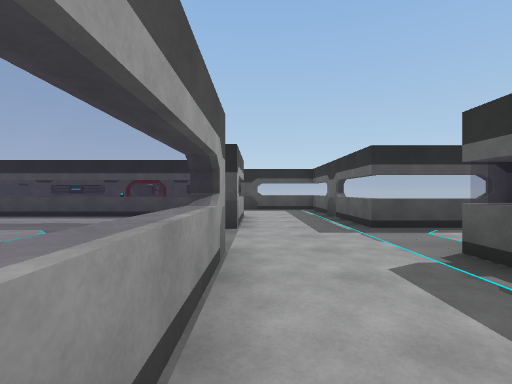
view 1 (above)

14 first-person views from a walk through a scene from a Unity 3-D project. The camera is 1.3 m above the floor, looks level and sees 85° across. The floor is counted in squares, 2 m on a side. Each view is taken from the middle of a square. On the plan, view 1 faces up. The plan holds only what a view shows up to about 9 squares ahead; the rest is blank. The place goes on beyond the plan. The player is left out. Some animated figures are left out. Some surface patterns are stand-ins.

view 2
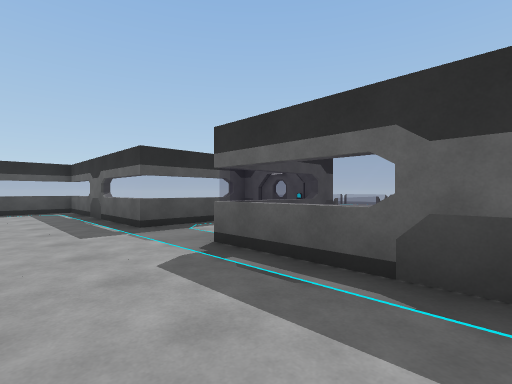

view 3
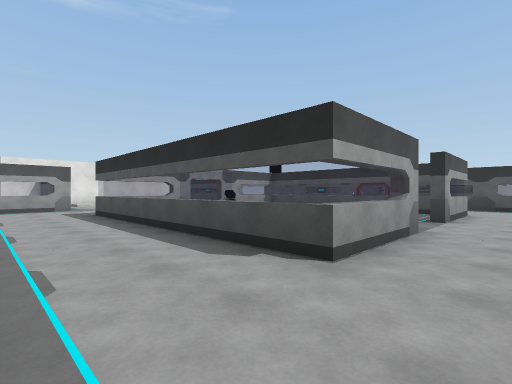

view 4
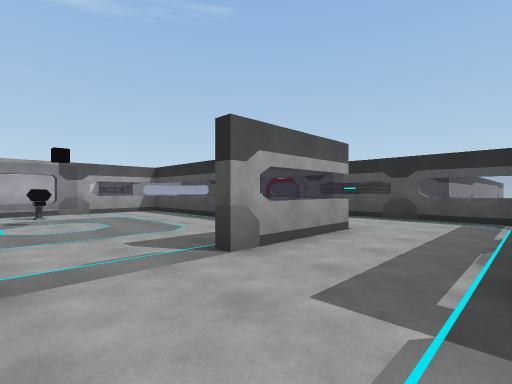

view 5
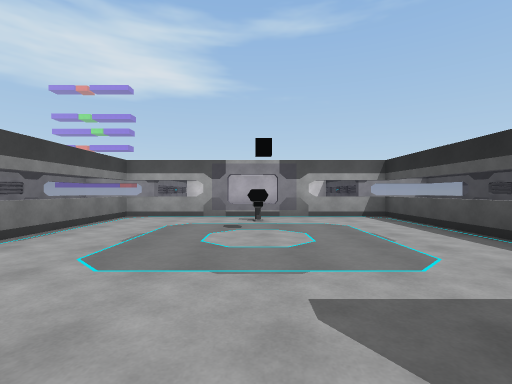

view 6
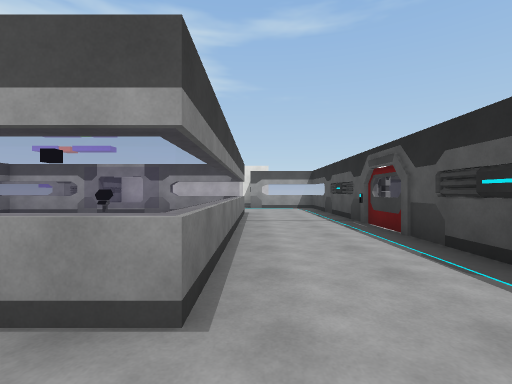

view 7
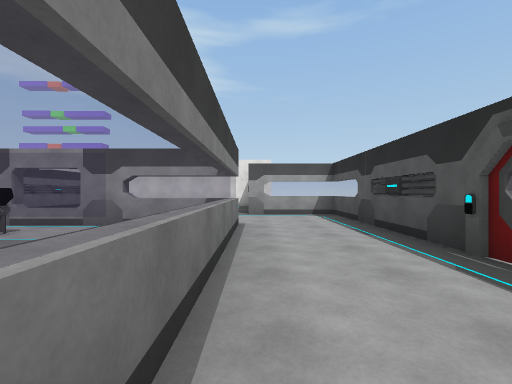

view 8
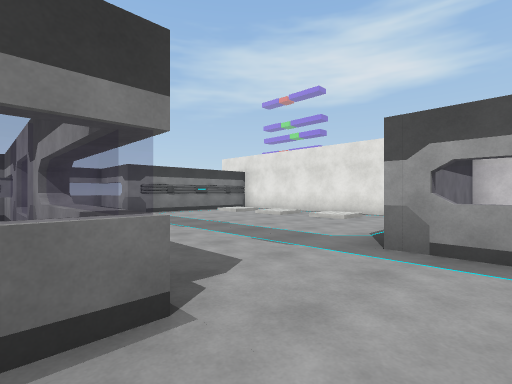

view 9
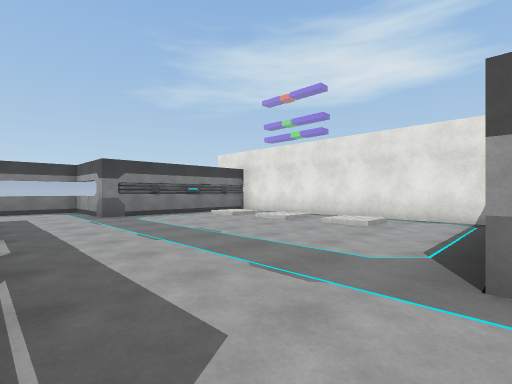

view 10
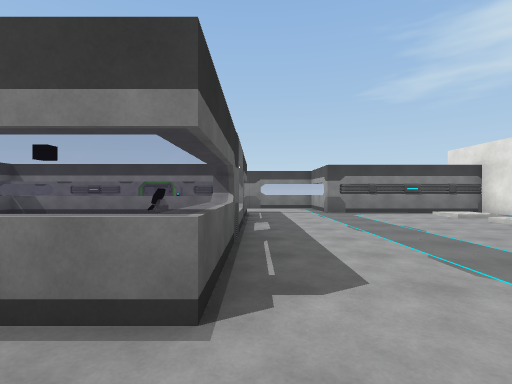

view 11
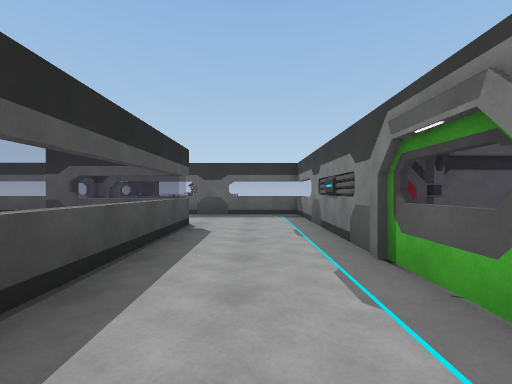

view 12
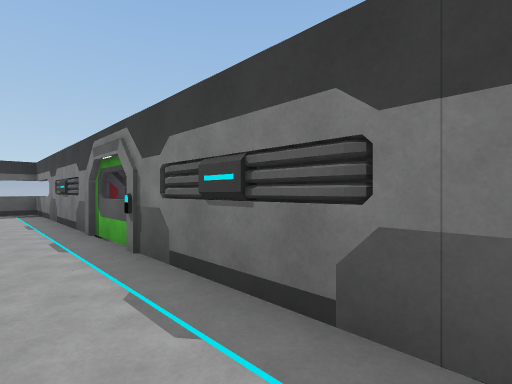

view 13
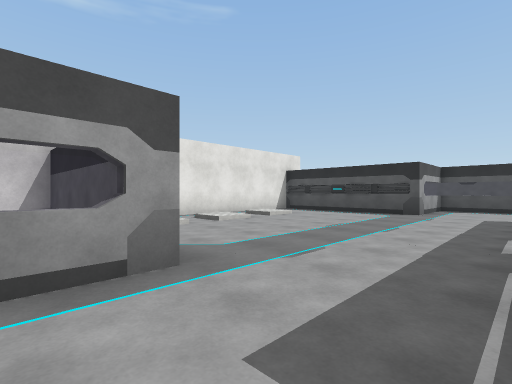

view 14
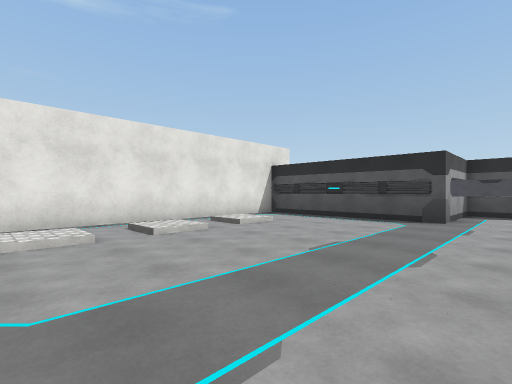

### Floor plan
Points are (right, up) in squares from view 1. A wall is a line through its corners. A room is listed if a view was taken in it or the views show most of it. See-through windows are left out.
Room 1 (views 1, 2, 3, 4, 5, 6, 7, 8, 9, 10, 11, 12, 13, 14)
walls: (-5.4, 10.3) (-10.2, 10.3) (-10.2, 7.8) (-15.1, 7.8) (-15.1, -0.8); (-0.3, 3.1) (-0.3, 0.4) (-7.8, 0.4); (-7.7, 0.9) (-7.7, 7.6) (-0.3, 7.6) (-0.3, 4.9); (4.8, 5.1) (2.2, 5.1) (2.2, 10.3) (-2.5, 10.3); (-2.6, -2.2) (2.2, -2.2) (2.2, 3); (-8.5, -2.2) (-5.3, -2.2); (-15.1, 0.3) (-10.2, 0.3)
ways out: opening at (-1, 4) to room 2; opening at (-9.5, 0) to room 3; opening at (-7.5, -1.5) to room 3
objects: column (-5, 11); other object (-4, -2); other object (-4, 10); column (-3, -3); other object (5, 4); other object (6, 3) to (7, 3)
Room 2 (no view inside)
walls: (-7.4, 7.4) (-7.4, 0.6); (-0.6, 0.6) (-0.6, 3.1)
low walls: (-7.4, 0.6) (-0.6, 0.6); (-1, 7.4) (-7.4, 7.4)
ways out: opening at (-1, 4) to room 1
objects: computer (-6, 4)
Room 3 (no view inside)
walls: (-10.2, 0.3) (-10.2, -2.2) (-8.5, -2.2)
ways out: opening at (-9.5, 0) to room 1; opening at (-7.5, -1.5) to room 1

Positions as (right, up) in squares from view 1, and headings:
1: (0, 0), facing up
2: (0, 0), facing up-right
3: (1, -2), facing up-left
4: (2, 3), facing up-left
5: (0, 4), facing left
6: (1, 8), facing left
7: (-2, 8), facing left
8: (-7, 9), facing down-left
9: (-8, 8), facing down-left
10: (-8, 9), facing down
11: (-6, -1), facing right
12: (-8, -1), facing down-right
13: (-8, -1), facing up-left
14: (-9, 1), facing up-left
